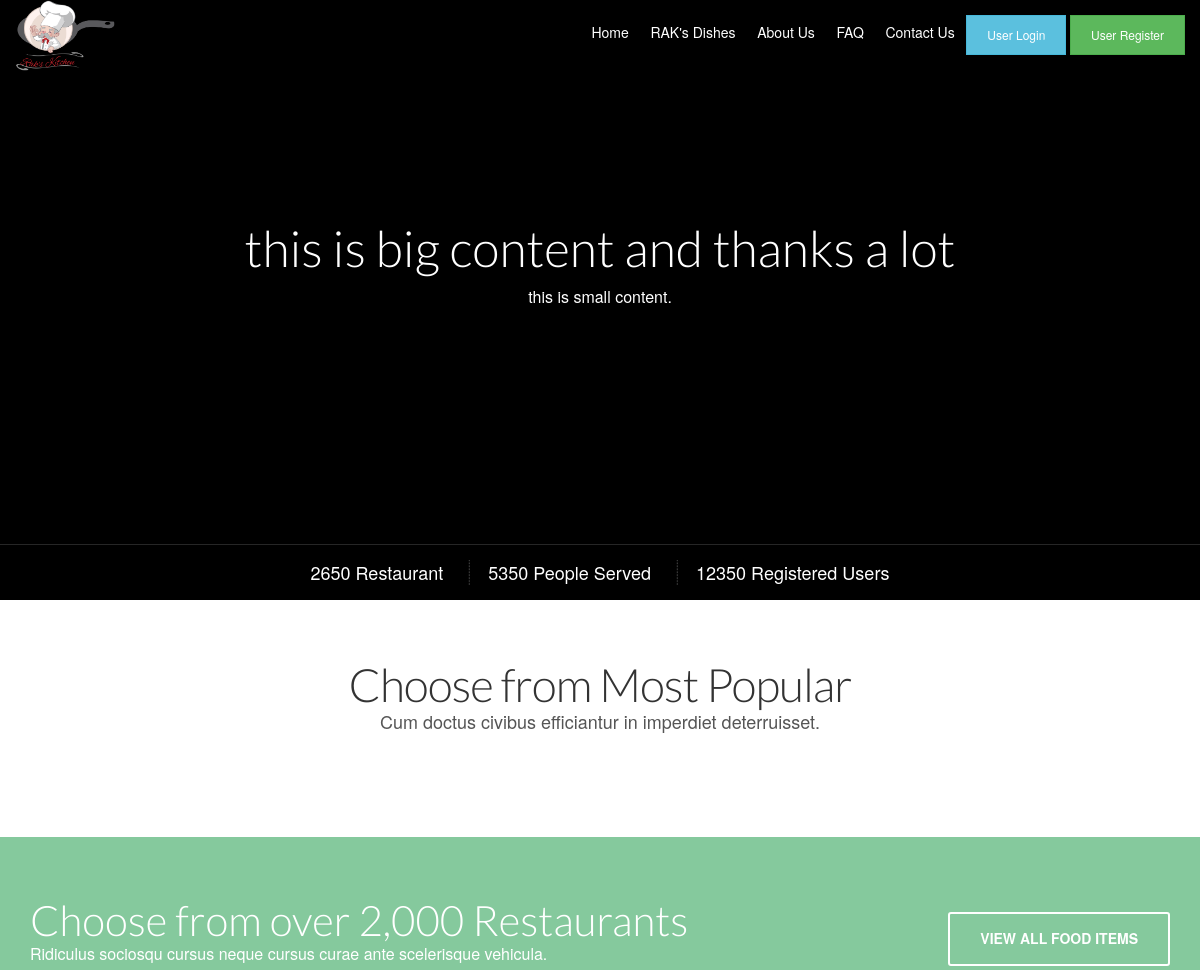
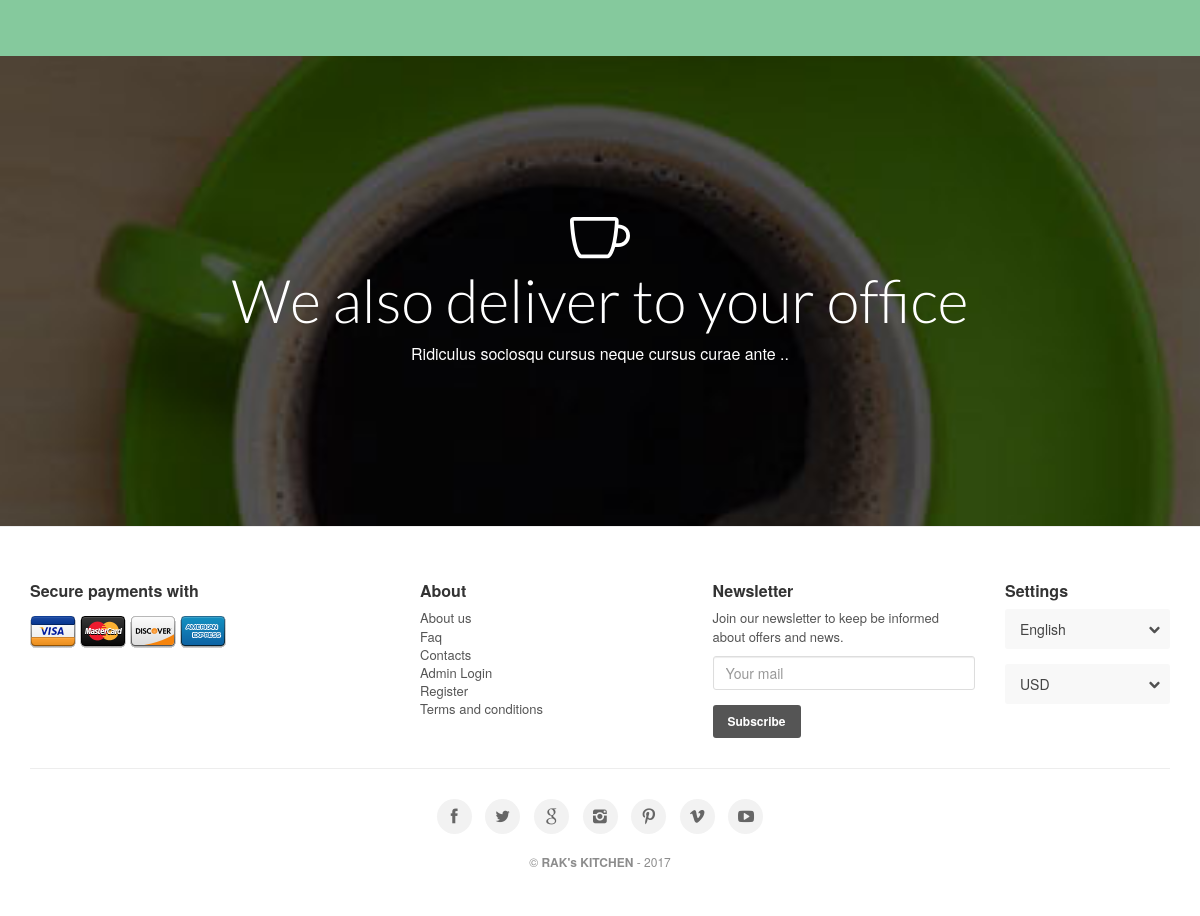
The page /index.php/admin_faq on the database its author committed (2 pictures, top to bottom).
### tables this page shows
CREATE TABLE `home_main_content` (
  `id` int(10) NOT NULL,
  `big` varchar(100) DEFAULT NULL,
  `small` varchar(100) DEFAULT NULL
);

CREATE TABLE `home_resturant_andmore_content` (
  `id` int(11) NOT NULL,
  `resturant` varchar(100) DEFAULT NULL,
  `people_served` varchar(100) DEFAULT NULL,
  `registered_user` varchar(100) DEFAULT NULL
);

CREATE TABLE `home_section_4` (
  `id` int(10) NOT NULL,
  `big` varchar(1000) DEFAULT NULL,
  `small` varchar(1000) DEFAULT NULL
);

CREATE TABLE `home_section_5` (
  `id` int(10) NOT NULL,
  `big` varchar(100) DEFAULT NULL,
  `small` varchar(1000) DEFAULT NULL,
  `image` varchar(100) DEFAULT NULL
);

### application/controllers/Admin_Faq.php (called while the page is built, shortened)
<?php
class Admin_Faq extends CI_Controller {
    public function index()
    {
        if ($this->session->userdata('type') == "Admin") {
            $this->load->model('Faqm');
            $this->data['show_faq_content'] = $this->Faqm->show_faq_content();
            $this->load->view('admin_faq', $this->data);
        }
        else{
            $this->load->model('viewall');
            $data['head']=$this->viewall->show_main_content();
            $data['head_res_ad_more']=$this->viewall->home_resturant_andmore_content();
            $data['head_how_itworks']=$this->viewall->show_howitwork_content();
            $data['head_section_4']=$this->viewall->show_sectionfour_content();
            $data['head_section_5']=$this->viewall->show_sectionfive_content();
            $data['head_section_6']=$this->viewall->show_sectionsix_content();
            $this->load->view('index',$data);
        }
    }
}

### index.php (called while the page is built, shortened)
<?php
require_once BASEPATH.'core/CodeIgniter.php';

### application/models/viewall.php (called while the page is built, shortened)
<?php
class Viewall extends CI_Model
{
    public function show_main_content(){
    $this->db->order_by("id", "desc");
    $this->db->limit(1);
    $query = $this->db->get('home_main_content');
    return $query->result_array();
}
    public function home_resturant_andmore_content(){
        $this->db->order_by("id", "desc");
        $this->db->limit(1);
        $query = $this->db->get('home_resturant_andmore_content');
        return $query->result_array();
    }
    public function show_howitwork_content(){
        $this->db->order_by("id", "desc");
        $this->db->limit(1);
        $query = $this->db->get('home_howitworks_content');
        return $query->result_array();
    }
    public function show_sectionfour_content(){
    $this->db->order_by("id", "desc");
    $this->db->limit(1);
    $query = $this->db->get('home_section_4');
    return $query->result_array();
}
    public function show_sectionfive_content()
    {
        $this->db->order_by("id", "desc");
        $this->db->limit(1);
        $query = $this->db->get('home_section_5');
        return $query->result_array();
    }
    public function show_sectionsix_content(){
        $this->db->order_by("id", "desc");
        $this->db->limit(1);
        $query = $this->db->get('home_section_6');
        return $query->result_array();
    }
}

### application/views/index.php (the view, shortened to what this page needs)
<!DOCTYPE html>
<html>
<head>
</head>
<body>
    <section class="header-video">
    <div id="hero_video">
        <div id="sub_content">
            <?php
            foreach($head as $big ){?>
            <h1>
                <?php echo $big['big']; ?></h1>
            <p>
                   <?php echo $big['small']; ?>
            </p>
            <?php } ?>
        </div>
    </div>
    <div id="count" class="hidden-xs">
        <ul>
            <?php
            foreach($head_res_ad_more as $res_ad_more ){?>
            <li> <?php echo $res_ad_more['resturant']; ?></li>
            <li>
                    <?php echo $res_ad_more['people_served']; ?> </li>
            <li>
                   <?php echo $res_ad_more['registered_user']; ?></li>
            <?php } ?>
        </ul>
    </div>
    </section>
    <div class="white_bg">
    <div class="container margin_60">
        <div class="main_title">
            <h2 class="nomargin_top">Choose from Most Popular</h2>
            <p>
                Cum doctus civibus efficiantur in imperdiet deterruisset.
            </p>
        </div>
        </div>
        </div>
       <div class="high_light">
      	<div class="container">
            <?php
            foreach($head_section_4 as $h_s_4 ){?>
      		<h3><?php echo $h_s_4['big']; ?></h3>
            <p><?php echo $h_s_4['small']; ?></p>
            <a href="<?php echo base_url()?>Restaurants">View all Food Items</a>
            <?php }?>
        </div>
      </div>
    <?php
    foreach($head_section_5 as $h_s_5 ){?>
    <section class="parallax-window" data-parallax="scroll" data-image-src="<?php echo base_url()?>img/<?php echo $h_s_5['image']; ?>" data-natural-width="1200" data-natural-height="600">
    <div class="parallax-content" style=" background:url(<?php echo base_url()?>img/<?php echo $h_s_5['image']; ?>) fixed; background-size:cover">
        <div class="sub_content">
            <i class="icon_mug"></i>
            <h3><?php echo $h_s_5['big']; ?></h3>
            <p>
                <?php echo $h_s_5['small']; ?>
            </p>
            <?php }?>
        </div>
    </div>
    </section>
    <?php include ('footer.php') ?>
</body>
</html>

### css/style.css (style rules this page uses)
a, a:focus, a:hover { text-decoration: none }
#hero_video > div, #sub_content, .parallax-content-2 > div, .strip_list .go_to div, .table.cart-list td { vertical-align: middle }
#count ul, #rating_summary ul, .desc ul, .filter_type ul, .main-menu-2 ul, .plan-features li, footer ul, ul.additional_links, ul.list_ok, ul.opening_list { list-style: none }
html * { -webkit-font-smoothing: antialiased; -moz-osx-font-smoothing: grayscale }
body { font-size: 13px; line-height: 1.4; color: #555; background-color: #f5f5f5; font-family: "Helvetica Neue", Helvetica, Arial, sans-serif }
.high_light h3, h1, h2, h3.slide_typo { font-family: Lato, "Helvetica Neue", Helvetica, Arial, sans-serif }
h1, h2, h3, h4, h5, h6, label { color: #333 }
.main_title { text-align: center; margin-bottom: 45px }
.main_title h2 { font-size: 46px; letter-spacing: -1px; font-weight: 300; margin-bottom: 0 }
.main_title p { font-size: 18px; color: #555; line-height: 1.2; margin-bottom: 30px; font-weight: 300 }
.feature h3 span, a { color: #ec008c }
a { -webkit-transition: all .2s ease; transition: all .2s ease; outline: 0 }
.btn_full_outline, .high_light a, a.btn_full_outline { -moz-transition: all .3s; cursor: pointer; -webkit-transition: all .3s; outline: 0 }
#main_menu h3, .features-content h3, .high_light a, .marker_info h3, .tooltip-content h4 { text-transform: uppercase }
#count, #hero_video { color: #fff; z-index: 99 }
#count { background-color: rgba(0, 0, 0, .25); width: 100%; position: absolute; bottom: 0; left: 0; padding: 15px 0; font-size: 18px; border-top: 1px solid rgba(255, 255, 255, .15) }
#count ul { padding: 0; margin: 0; text-align: center }
#count ul li { display: inline-block; text-align: center; margin: 0 10px; padding-left: 20px; background: url(../img/dots_vert.png) center left no-repeat }
#count ul li:first-child { margin-left: 0; padding-left: 0; background: 0 0 }
#count ul li:last-child { margin-right: 0 }
#delivery_time, #hero_video, #hero_video > div, .box_home, .high_light a, .thumb_strip { text-align: center }
.header-video { position: relative; overflow: hidden; background: #000 }
#hero_video { position: relative; background-size: cover; width: 100%; font-size: 16px; display: table; height: 100% }
#hero_video > div { display: table-cell; padding: 0 10% }
#hero_video > div h1 { margin-top: -60px }
.high_light { padding: 60px 0; background: #85c99d; color: #fff; font-size: 16px }
.high_light p { margin-bottom: 0 }
.high_light > div { position: relative }
.high_light h3 { color: #fff; font-weight: 300; font-size: 42px; margin: 0; padding: 0 }
.high_light a { font-family: inherit; color: #fff; background: 0 0; border: 2px solid #fff; padding: 15px 30px; font-size: 14px; transition: all .3s; -webkit-border-radius: 3px; -moz-border-radius: 3px; border-radius: 3px; font-weight: 700; display: inline-block; margin-top: 15px; position: absolute; right: 15px; top: 0 }
#confirm, #pass-info, #sub_content, #sub_content #thumb, .box_style_2#help, .feature i, .features-img, .marker_info, .modal-popup, .parallax-content, .parallax-content-2 > div, .sk-spinner-wave.sk-spinner, .strip_list.grid .desc, .tooltip-content, a.bt_filters, a.load_more_bt { text-align: center }
#sub_content { display: table-cell; padding: 0 15%; font-size: 16px }
#sub_content h1 { margin: 0 0 10px; font-size: 60px; font-weight: 300; color: #fff }
.parallax-content .sub_content h3, .parallax-content-2 div h3 { margin: 0 0 10px; font-weight: 300; color: #fff; font-family: Lato, "Helvetica Neue", Helvetica, Arial, sans-serif }
.parallax-window { min-height: 470px; background: 0 0; position: relative }
.parallax-content { color: #fff; display: table; width: 100%; height: 470px }
.parallax-content .sub_content { display: table-cell; padding: 0 15%; vertical-align: middle; text-align: center; font-size: 16px }
.parallax-content .sub_content h3, .parallax-content .sub_content i { font-size: 60px }
.add_top_60, .margin_60, .margin_60_35 { padding-top: 60px }
.margin_60 { padding-bottom: 60px }
.nomargin_top { margin-top: 0 }
.white_bg, a.load_more_bt:hover { background-color: #fff }

### css/responsive.css (style rules this page uses)
@media only screen and (max-width :1200px) { #sub_content h1 { font-size:50px } }

### rows shown on the page
home_main_content: big "this is big content and thanks a lot", small "this is small content."
home_resturant_andmore_content: resturant "2650 Restaurant", people_served "5350 People Served", registered_user "12350 Registered Users"
home_section_4: big "Choose from over 2,000 Restaurants", small "Ridiculus sociosqu cursus neque cursus curae ante scelerisque vehicula."
home_section_5: image (picture), big "We also deliver to your office", small "Ridiculus sociosqu cursus neque cursus curae ante .."
